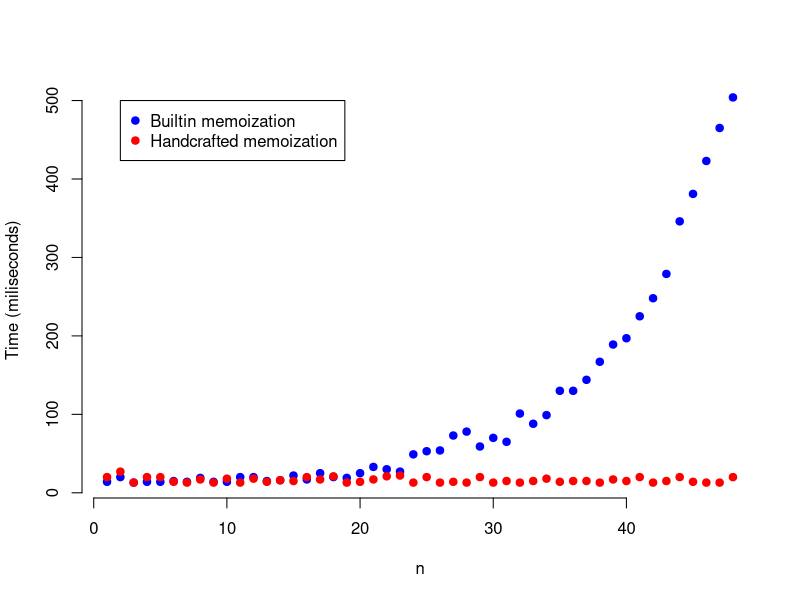

Write R code to recreate this figure.
f1 <- read.csv(file = "tri-memo.csv")
f2 <- read.csv(file = "tri-hand-memo.csv")

f1$time = f1$time 
f2$time = f2$time 

plot(f1$n, f1$time, xlab = "n", ylab = "Time (miliseconds)", pch = 19, frame = FALSE, col = "blue")
points(f2$n, f2$time, pch = 19, col = "red")


legend(2, 500, legend=c("Builtin memoization", "Handcrafted memoization"), pch=c(19, 19), col=c("blue", "red"))
